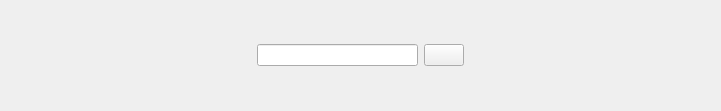
    <widget class="QWidget" name="header_widget" native="true">
     <property name="geometry">
      <rect>
       <x>-10</x>
       <y>20</y>
       <width>721</width>
       <height>111</height>
      </rect>
     </property>
     <layout class="QHBoxLayout" name="horizontalLayout_3">
      <item>
       <widget class="QPushButton" name="Menu">
        <property name="styleSheet">
         <string notr="true">border:none;</string>
        </property>
        <property name="text">
         <string/>
        </property>
        <property name="icon">
         <iconset>
          <normaloff>:/newPrefix/Ảnh/menu.png</normaloff>:/newPrefix/Ảnh/menu.png</iconset>
        </property>
        <property name="checkable">
         <bool>true</bool>
        </property>
       </widget>
      </item>
      <item>
       <spacer name="horizontalSpacer_2">
        <property name="orientation">
         <enum>Qt::Horizontal</enum>
        </property>
        <property name="sizeHint" stdset="0">
         <size>
          <width>191</width>
          <height>20</height>
         </size>
        </property>
       </spacer>
      </item>
      <item>
       <layout class="QHBoxLayout" name="horizontalLayout">
        <item>
         <widget class="QLineEdit" name="lineEdit"/>
        </item>
        <item>
         <widget class="QPushButton" name="pushButton_16">
          <property name="text">
           <string/>
          </property>
          <property name="icon">
           <iconset>
            <normaloff>:/newPrefix/Ảnh/search.png</normaloff>:/newPrefix/Ảnh/search.png</iconset>
          </property>
         </widget>
        </item>
       </layout>
      </item>
      <item>
       <spacer name="horizontalSpacer">
        <property name="orientation">
         <enum>Qt::Horizontal</enum>
        </property>
        <property name="sizeHint" stdset="0">
         <size>
          <width>191</width>
          <height>20</height>
         </size>
        </property>
       </spacer>
      </item>
      <item>
       <widget class="QPushButton" name="pushButton_17">
        <property name="styleSheet">
         <string notr="true">border:none;</string>
        </property>
        <property name="text">
         <string/>
        </property>
        <property name="icon">
         <iconset>
          <normaloff>:/newPrefix/Ảnh/image.png</normaloff>:/newPrefix/Ảnh/image.png</iconset>
        </property>
       </widget>
      </item>
     </layout>
    </widget>
